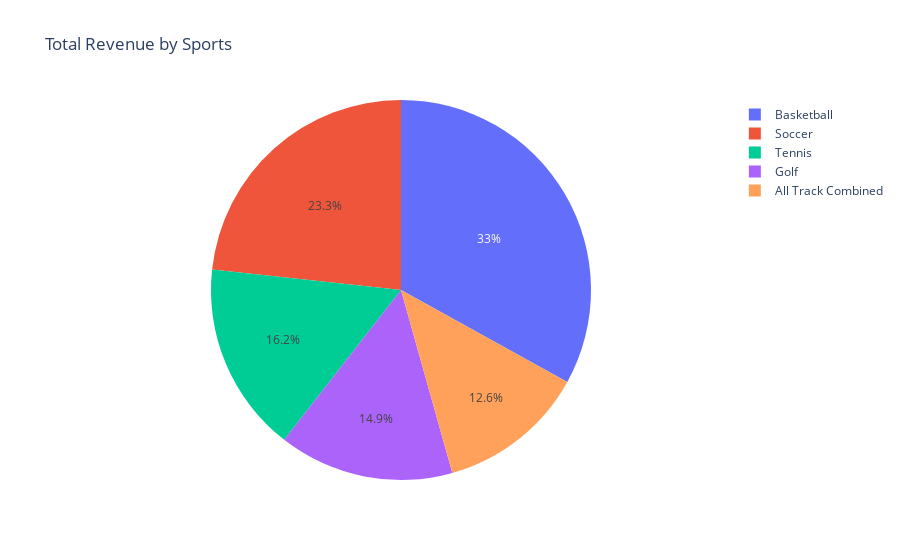

The code cell stored with this chart in its notebook:
### Code cell
# Make your pie or scatteplot using plotly 

fig = px.pie(df_5, values='Total_Revenue', names='sports',
             title='Total Revenue by Sports')

# Show the plot
fig.show()

### Figure 1 — Plotly figure (JSON) as saved in the notebook; plotly's stock layout.template omitted (floating-point values rounded to 4 significant figures; data arrays with more than 128 entries replaced by an {"elided": "..."} marker saying what was removed)
{"data": [{"domain": {"x": [0, 1], "y": [0, 1]}, "hovertemplate": "sports=%{label}<br>Total_Revenue=%{value}<extra></extra>", "labels": {"elided": "28595 str values"}, "legendgroup": "", "name": "", "showlegend": true, "type": "pie", "values": {"elided": "28595 float values"}}], "layout": {"legend": {"tracegroupgap": 0}, "title": {"text": "Total Revenue by Sports"}}}
